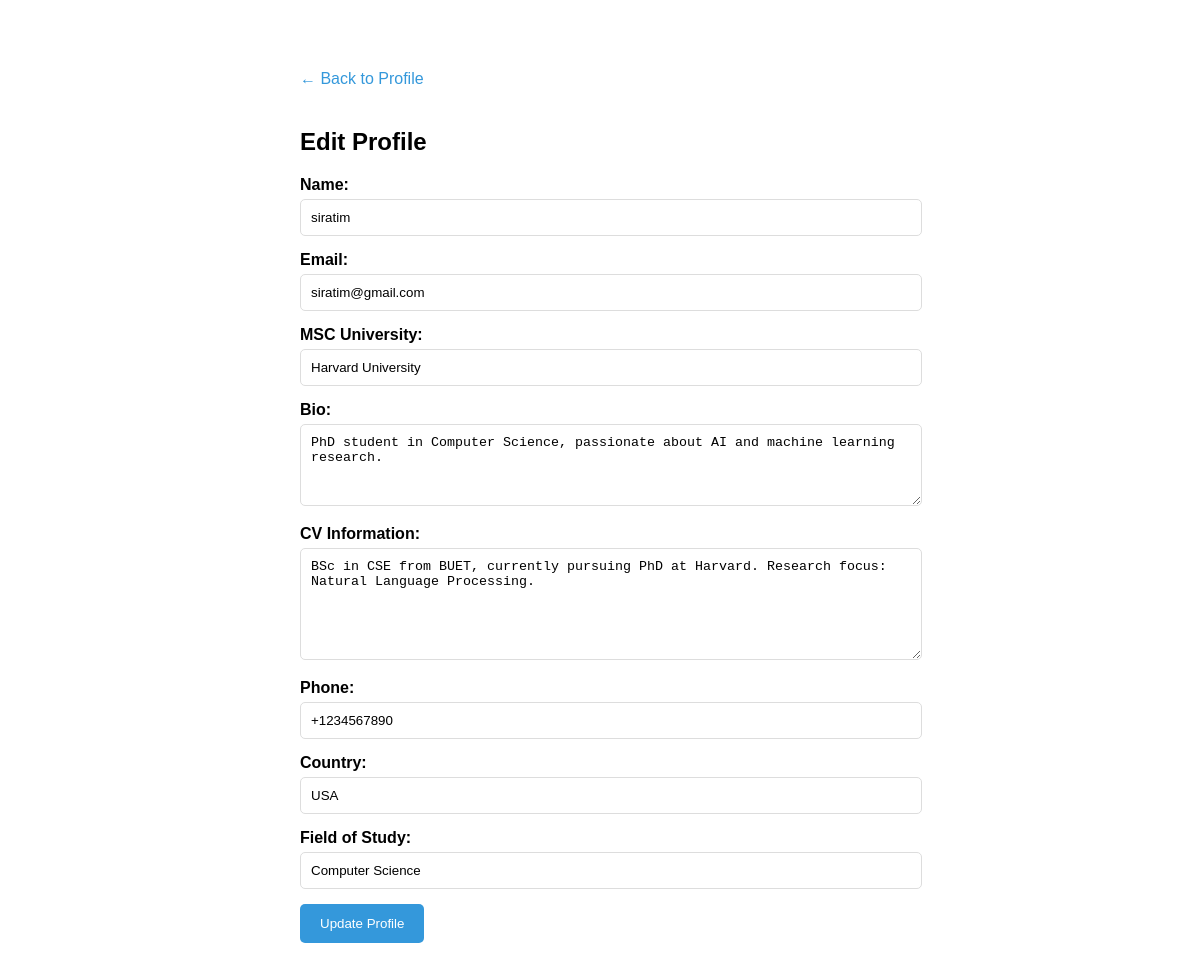
The page /edit_profile.php (signed in) on the database its author committed.
### tables this page shows
CREATE TABLE IF NOT EXISTS users (
    User_Id INT AUTO_INCREMENT PRIMARY KEY,
    Name VARCHAR(100) NOT NULL,
    Email VARCHAR(100) UNIQUE NOT NULL,
    Password VARCHAR(100) NOT NULL,
    MSC_university VARCHAR(100),
    bio TEXT,
    cv_info TEXT,
    phone VARCHAR(20),
    country VARCHAR(50),
    field_of_study VARCHAR(100),
    Date_created TIMESTAMP DEFAULT CURRENT_TIMESTAMP
);

### edit_profile.php (the view, shortened to what this page needs)
<?php
include "db.php";
$user_id = $_SESSION['user']['User_Id'];
$sql = "SELECT * FROM users WHERE User_Id = $user_id";
$result = $conn->query($sql);
$user_data = $result->fetch_assoc();
?>
<!DOCTYPE html>
<html>
<head>
</head>
<body>
    <a href="profile.php" class="nav-link">← Back to Profile</a>
    <form method="POST">
        <h2>Edit Profile</h2>
        <div class="form-group">
            <label for="name">Name:</label>
            <input type="text" id="name" name="name" value="<?php echo htmlspecialchars($user_data['Name']); ?>" required>
        </div>
        <div class="form-group">
            <label for="email">Email:</label>
            <input type="email" id="email" name="email" value="<?php echo htmlspecialchars($user_data['Email']); ?>" required>
        </div>
        <div class="form-group">
            <label for="msc_university">MSC University:</label>
            <input type="text" id="msc_university" name="msc_university" value="<?php echo htmlspecialchars($user_data['MSC_university']); ?>" placeholder="Your university">
        </div>
        <div class="form-group">
            <label for="bio">Bio:</label>
            <textarea id="bio" name="bio" rows="4" placeholder="Tell us about yourself..."><?php echo htmlspecialchars($user_data['bio']); ?></textarea>
        </div>
        <div class="form-group">
            <label for="cv_info">CV Information:</label>
            <textarea id="cv_info" name="cv_info" rows="6" placeholder="Add your CV details, experience, achievements..."><?php echo htmlspecialchars($user_data['cv_info']); ?></textarea>
        </div>
        <div class="form-group">
            <label for="phone">Phone:</label>
            <input type="text" id="phone" name="phone" value="<?php echo htmlspecialchars($user_data['phone']); ?>" placeholder="Your phone number">
        </div>
        <div class="form-group">
            <label for="country">Country:</label>
            <input type="text" id="country" name="country" value="<?php echo htmlspecialchars($user_data['country']); ?>" placeholder="Your country">
        </div>
        <div class="form-group">
            <label for="field_of_study">Field of Study:</label>
            <input type="text" id="field_of_study" name="field_of_study" value="<?php echo htmlspecialchars($user_data['field_of_study']); ?>" placeholder="Your field of study">
        </div>
        <button type="submit">Update Profile</button>
    </form>
</body>
</html>

### edit_profile.php (style rules this page uses)
body { font-family: Arial, sans-serif; max-width: 600px; margin: 50px auto; padding: 20px; }
.form-group { margin-bottom: 15px; }
label { display: block; margin-bottom: 5px; font-weight: bold; }
input[type="text"], input[type="email"], textarea { width: 100%; padding: 10px; border: 1px solid #ddd; border-radius: 5px; }
textarea { resize: vertical; }
button { background: #3498db; color: white; padding: 12px 20px; border: none; border-radius: 5px; cursor: pointer; }
.nav-link { display: inline-block; margin-bottom: 20px; color: #3498db; text-decoration: none; }

### rows shown on the page
users: name "siratim", email "siratim@gmail.com", msc_university "Harvard University", bio "PhD student in Computer Science, passionate about AI and machine learning research.", cv_info "BSc in CSE from BUET, currently pursuing PhD at Harvard. Research focus: Natural Language Processing.", phone "+1234567890", country "USA", field_of_study "Computer Science"
